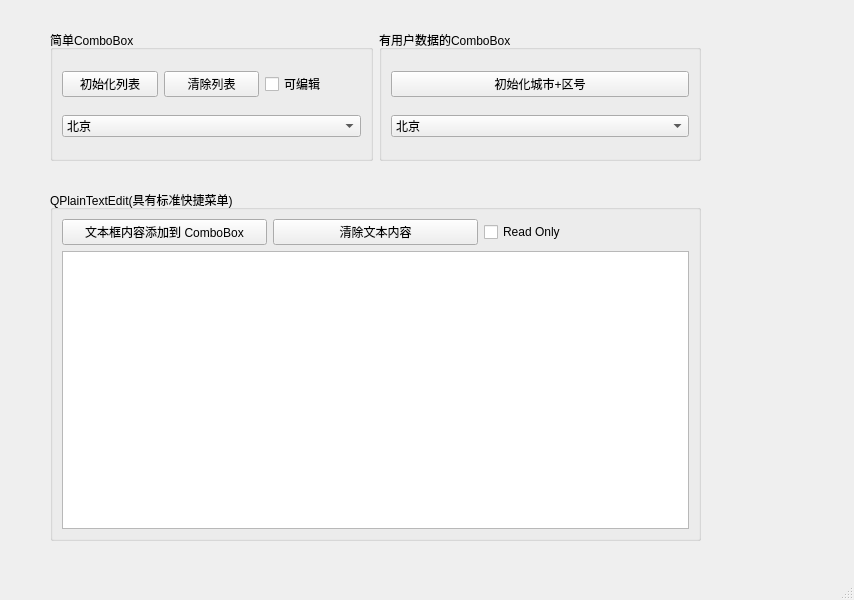
<?xml version="1.0" encoding="UTF-8"?>
<ui version="4.0">
 <class>MainWindow</class>
 <widget class="QMainWindow" name="MainWindow">
  <property name="geometry">
   <rect>
    <x>0</x>
    <y>0</y>
    <width>854</width>
    <height>600</height>
   </rect>
  </property>
  <property name="windowTitle">
   <string>MainWindow</string>
  </property>
  <widget class="QWidget" name="centralwidget">
   <widget class="QGroupBox" name="groupBox_3">
    <property name="geometry">
     <rect>
      <x>50</x>
      <y>190</y>
      <width>651</width>
      <height>351</height>
     </rect>
    </property>
    <property name="title">
     <string>QPlainTextEdit(具有标准快捷菜单)</string>
    </property>
    <layout class="QGridLayout" name="gridLayout_3">
     <item row="0" column="0">
      <widget class="QPushButton" name="bntAdd">
       <property name="text">
        <string>文本框内容添加到 ComboBox</string>
       </property>
      </widget>
     </item>
     <item row="0" column="1">
      <widget class="QPushButton" name="bntClearContent">
       <property name="text">
        <string>清除文本内容</string>
       </property>
      </widget>
     </item>
     <item row="0" column="2">
      <widget class="QCheckBox" name="checkBox_2">
       <property name="text">
        <string>Read Only</string>
       </property>
      </widget>
     </item>
     <item row="1" column="0" colspan="3">
      <widget class="QPlainTextEdit" name="plainTextEdit"/>
     </item>
    </layout>
   </widget>
   <widget class="QWidget" name="">
    <property name="geometry">
     <rect>
      <x>50</x>
      <y>30</y>
      <width>651</width>
      <height>131</height>
     </rect>
    </property>
    <layout class="QHBoxLayout" name="horizontalLayout">
     <item>
      <widget class="QGroupBox" name="groupBox">
       <property name="title">
        <string>简单ComboBox</string>
       </property>
       <layout class="QGridLayout" name="gridLayout">
        <item row="0" column="0">
         <widget class="QPushButton" name="bntInit">
          <property name="text">
           <string>初始化列表</string>
          </property>
         </widget>
        </item>
        <item row="0" column="1">
         <widget class="QPushButton" name="bntClear">
          <property name="text">
           <string>清除列表</string>
          </property>
         </widget>
        </item>
        <item row="0" column="2">
         <widget class="QCheckBox" name="checkBox">
          <property name="text">
           <string>可编辑</string>
          </property>
         </widget>
        </item>
        <item row="1" column="0" colspan="3">
         <widget class="QComboBox" name="comboBox">
          <item>
           <property name="text">
            <string>北京</string>
           </property>
           <property name="icon">
            <iconset resource="resources.qrc">
             <normaloff>:/images/icons/aim.ico</normaloff>:/images/icons/aim.ico</iconset>
           </property>
          </item>
          <item>
           <property name="text">
            <string>上海</string>
           </property>
           <property name="icon">
            <iconset resource="resources.qrc">
             <normaloff>:/images/icons/aim.ico</normaloff>:/images/icons/aim.ico</iconset>
           </property>
          </item>
         </widget>
        </item>
       </layout>
      </widget>
     </item>
     <item>
      <widget class="QGroupBox" name="groupBox_2">
       <property name="title">
        <string>有用户数据的ComboBox</string>
       </property>
       <layout class="QGridLayout" name="gridLayout_2">
        <item row="2" column="0">
         <widget class="QComboBox" name="comboBox_2">
          <item>
           <property name="text">
            <string>北京</string>
           </property>
          </item>
          <item>
           <property name="text">
            <string>上海</string>
           </property>
          </item>
         </widget>
        </item>
        <item row="1" column="0">
         <widget class="QPushButton" name="bntInitCity">
          <property name="text">
           <string>初始化城市+区号</string>
          </property>
         </widget>
        </item>
       </layout>
      </widget>
     </item>
    </layout>
   </widget>
  </widget>
  <widget class="QMenuBar" name="menubar">
   <property name="geometry">
    <rect>
     <x>0</x>
     <y>0</y>
     <width>854</width>
     <height>26</height>
    </rect>
   </property>
  </widget>
  <widget class="QStatusBar" name="statusbar"/>
 </widget>
 <resources>
  <include location="resources.qrc"/>
 </resources>
 <connections/>
</ui>
